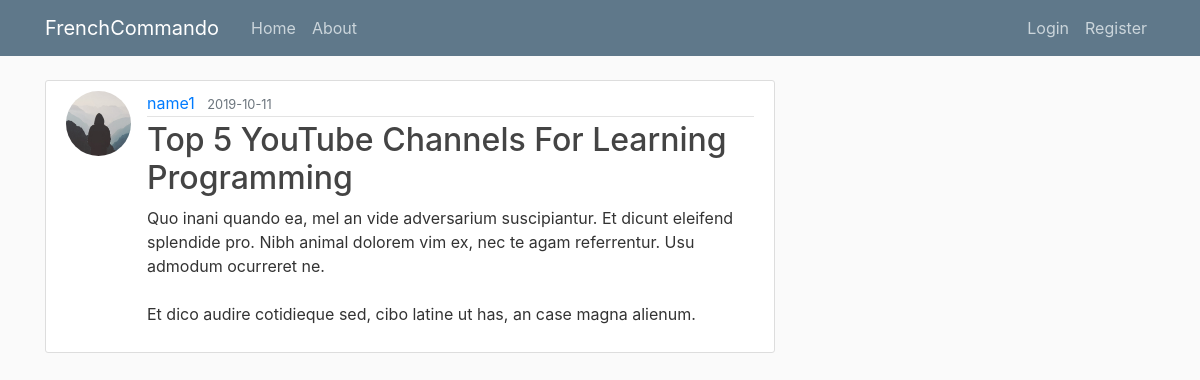
Screenshot of /post/23 with the database file from the repository.
### flaskblog/models.py (models this page shows, shortened)
class User(db.Model, UserMixin):
    id = db.Column(db.Integer, primary_key=True)
    username = db.Column(db.String(20), unique=True, nullable=False)
    email = db.Column(db.String(120), unique=True, nullable=False)
    image_file = db.Column(db.String(20), nullable=False, default='default.jpg')
    password = db.Column(db.String(60), nullable=False)
    posts = db.relationship('Post', backref='author', lazy=True)

class Post(db.Model):
    id = db.Column(db.Integer, primary_key=True)
    title = db.Column(db.String(100), nullable=False)
    date_posted = db.Column(db.DateTime, nullable=False, default=datetime.utcnow)
    content = db.Column(db.Text, nullable=False)
    user_id = db.Column(db.Integer, db.ForeignKey('user.id'), nullable=False)

### flaskblog/posts/routes.py (the view)
@posts.route("/post/<int:post_id>")
def post(post_id):
    post = Post.query.get_or_404(post_id)
    return render_template('post.html', title=post.title, post=post)

### flaskblog/templates/post.html (shortened to what this page needs)
{% extends "layout.html" %}
{% block content %}
  <article class="media content-section">
    <img class="rounded-circle article-img" src="{{ url_for('static', filename='profile_pics/' + post.author.image_file) }}" alt="">
    <div class="media-body">
      <div class="article-metadata">
        <a class="mr-2" href="{{ url_for('users.user_posts', username=post.author.username) }}">{{ post.author.username }}</a>
        <small class="text-muted">{{ post.date_posted.strftime('%Y-%m-%d') }}</small>
      </div>
      <h2><a class="article-title" href="{{ url_for('posts.post', post_id=post.id) }}">{{ post.title }}</a></h2>
      <p class="article-content">{{ post.content }}</p>
    </div>
  </article>
{% endblock content %}

### flaskblog/static/main.css (style rules this page uses)
body { background: #fafafa; color: #333333; margin-top: 5rem; }
h1, h2, h3, h4, h5, h6 { color: #444444; }
.content-section { background: #ffffff; padding: 10px 20px; border: 1px solid #dddddd; border-radius: 3px; margin-bottom: 20px; }
.article-title { color: #444444; }
.article-content { white-space: pre-line; }
.article-img { height: 65px; width: 65px; margin-right: 16px; }
.article-metadata { padding-bottom: 1px; margin-bottom: 4px; border-bottom: 1px solid #e3e3e3 }

### rows the page displays
User: image_file (placeholder picture), author.username "name1"
Post: date_posted "2019-10-11", title "Top 5 YouTube Channels For Learning Programming", content "Quo inani quando ea, mel an vide adversarium suscipiantur. Et dicunt eleifend splendide pro. Nibh animal dolorem vim ex, nec te agam referrentur. Usu admodum ocurreret ne. Et dico audire cotidieque sed, cibo latine ut has, an case magna alienum."
